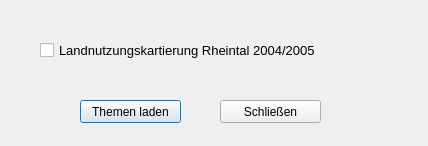
<?xml version="1.0" encoding="UTF-8"?>
<ui version="4.0">
 <class>frmLandnutzung</class>
 <widget class="QDialog" name="frmLandnutzung">
  <property name="geometry">
   <rect>
    <x>0</x>
    <y>0</y>
    <width>428</width>
    <height>146</height>
   </rect>
  </property>
  <property name="windowTitle">
   <string>Landnutzung</string>
  </property>
  <widget class="QPushButton" name="ButtonBlattschnitteOk">
   <property name="geometry">
    <rect>
     <x>80</x>
     <y>100</y>
     <width>101</width>
     <height>23</height>
    </rect>
   </property>
   <property name="text">
    <string>Themen laden</string>
   </property>
  </widget>
  <widget class="QPushButton" name="ButtonBlattschnitteCancel">
   <property name="geometry">
    <rect>
     <x>220</x>
     <y>100</y>
     <width>101</width>
     <height>23</height>
    </rect>
   </property>
   <property name="text">
    <string>Schließen</string>
   </property>
  </widget>
  <widget class="QWidget" name="layoutWidget">
   <property name="geometry">
    <rect>
     <x>40</x>
     <y>20</y>
     <width>347</width>
     <height>61</height>
    </rect>
   </property>
   <layout class="QVBoxLayout" name="verticalLayout">
    <item>
     <widget class="QCheckBox" name="ckLnRheintal">
      <property name="font">
       <font>
        <pointsize>10</pointsize>
       </font>
      </property>
      <property name="text">
       <string>Landnutzungskartierung Rheintal 2004/2005</string>
      </property>
      <attribute name="buttonGroup">
       <string notr="true">ckButtons</string>
      </attribute>
     </widget>
    </item>
   </layout>
  </widget>
 </widget>
 <resources/>
 <connections>
  <connection>
   <sender>ButtonBlattschnitteOk</sender>
   <signal>clicked()</signal>
   <receiver>frmLandnutzung</receiver>
   <slot>accept()</slot>
   <hints>
    <hint type="sourcelabel">
     <x>150</x>
     <y>481</y>
    </hint>
    <hint type="destinationlabel">
     <x>199</x>
     <y>260</y>
    </hint>
   </hints>
  </connection>
  <connection>
   <sender>ButtonBlattschnitteCancel</sender>
   <signal>clicked()</signal>
   <receiver>frmLandnutzung</receiver>
   <slot>close()</slot>
   <hints>
    <hint type="sourcelabel">
     <x>160</x>
     <y>471</y>
    </hint>
    <hint type="destinationlabel">
     <x>175</x>
     <y>277</y>
    </hint>
   </hints>
  </connection>
 </connections>
 <buttongroups>
  <buttongroup name="ckButtons">
   <property name="exclusive">
    <bool>false</bool>
   </property>
  </buttongroup>
 </buttongroups>
</ui>
